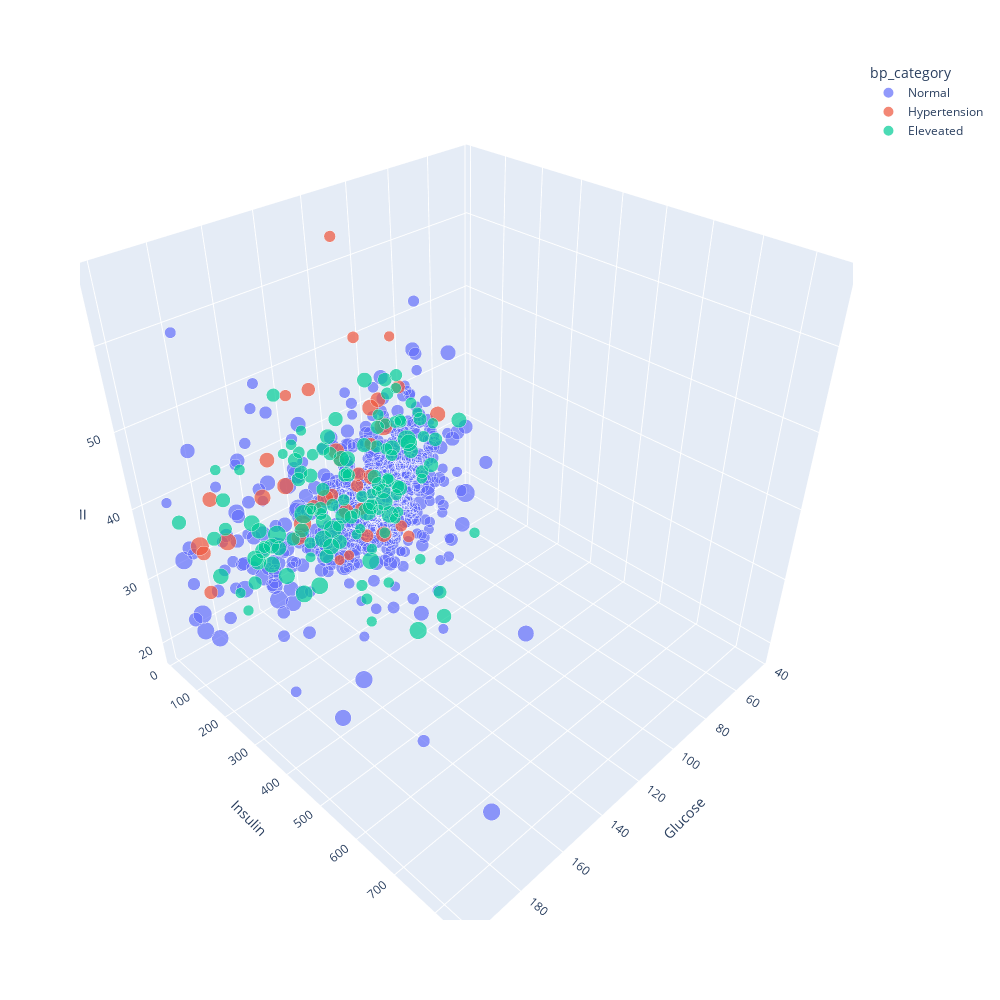

The cell this chart's notebook holds for it:
### Markdown cell above
PLOTLY HISTORY

### Code cell
fig = px.scatter_3d(diab, x='Glucose', y='Insulin', z='BMI',
              color='bp_category', size='Age', width=1000, height=1000,)

fig.show()

### Figure 1 — Plotly figure (JSON) as saved in the notebook; plotly's stock layout.template omitted (floating-point values rounded to 4 significant figures; data arrays with more than 128 entries replaced by an {"elided": "..."} marker saying what was removed)
{"data": [{"hovertemplate": "bp_category=Normal<br>Glucose=%{x}<br>Insulin=%{y}<br>BMI=%{z}<br>Age=%{marker.size}<extra></extra>", "legendgroup": "Normal", "marker": {"color": "#636efa", "size": {"elided": "566 int values"}, "sizemode": "area", "sizeref": 0.2025, "symbol": "circle"}, "mode": "markers", "name": "Normal", "scene": "scene", "showlegend": true, "type": "scatter3d", "x": {"elided": "566 float values"}, "y": {"elided": "566 float values"}, "z": {"elided": "566 float values"}}, {"hovertemplate": "bp_category=Hypertension<br>Glucose=%{x}<br>Insulin=%{y}<br>BMI=%{z}<br>Age=%{marker.size}<extra></extra>", "legendgroup": "Hypertension", "marker": {"color": "#EF553B", "size": [30, 51, 38, 28, 48, 54, 54, 37, 21, 27, 61, 26, 33, 52, 60, 28, 65, 45, 35, 45, 26, 41, 34, 32, 37, 21, 30, 45, 51, 43, 47, 22, 44, 45, 45, 27, 66], "sizemode": "area", "sizeref": 0.2025, "symbol": "circle"}, "mode": "markers", "name": "Hypertension", "scene": "scene", "showlegend": true, "type": "scatter3d", "x": [110, 143, 117, 92, 106, 171, 109, 137, 125, 96, 146, 129, 128, 162, 179, 115, 103, 133, 93, 105, 135, 189, 115, 129, 189, 130, 117, 183, 127, 167, 68, 123, 158, 111, 140, 147, 190], "y": [79.8, 146, 79.8, 79.8, 79.8, 240, 79.8, 79.8, 79.8, 79.8, 79.8, 130, 58, 79.8, 79.8, 79.8, 79.8, 140, 72, 79.8, 145, 79.8, 79.8, 155, 79.8, 79.8, 79.8, 79.8, 79.8, 231, 49, 240, 79.8, 79.8, 79.8, 79.8, 79.8], "z": [37.6, 36.6, 34.1, 19.9, 22.7, 45.4, 42.7, 48.8, 22.5, 22.4, 31.2, 67.1, 32, 37.7, 34.2, 52.9, 39.2, 32.8, 43.4, 43.3, 40.6, 34.3, 24, 36.4, 28.5, 22.6, 28.7, 40.8, 39, 37.6, 35.5, 57.3, 42.3, 32.8, 32.7, 49.3, 35.5]}, {"hovertemplate": "bp_category=Eleveated<br>Glucose=%{x}<br>Insulin=%{y}<br>BMI=%{z}<br>Age=%{marker.size}<extra></extra>", "legendgroup": "Eleveated", "marker": {"color": "#00cc96", "size": [31, 27, 50, 41, 57, 37, 58, 31, 44, 38, 27, 42, 23, 21, 31, 24, 40, 62, 38, 42, 23, 36, 36, 32, 29, 36, 37, 29, 28, 41, 24, 36, 66, 22, 51, 23, 32, 49, 23, 23, 27, 38, 37, 47, 34, 29, 21, 24, 35, 43, 23, 41, 33, 49, 30, 46, 49, 22, 25, 58, 22, 58, 35, 28, 22, 22, 37, 26, 43, 41, 31, 51, 28, 50, 59, 63, 29, 23, 42, 21, 38, 35, 53, 51, 60, 46, 56, 25, 37, 50, 66, 23, 21, 52, 45, 22, 24, 27, 40, 50, 28, 29, 22, 27, 42, 27, 54, 70, 68, 53, 46, 43, 28, 52, 34, 42, 22, 22, 22, 24, 21, 39, 46, 26, 37, 39], "sizemode": "area", "sizeref": 0.2025, "symbol": "circle"}, "mode": "markers", "name": "Eleveated", "scene": "scene", "showlegend": true, "type": "scatter3d", "x": [118, 126, 99, 196, 145, 133, 176, 100, 146, 109, 146, 126, 129, 142, 122, 95, 117, 105, 106, 156, 153, 152, 151, 131, 111, 102, 130, 158, 138, 184, 147, 112, 158, 142, 181, 179, 164, 184, 165, 111, 129, 101, 133, 161, 155, 119, 78, 126, 77, 152, 102, 178, 122, 126, 137, 61, 165, 81, 173, 140, 98, 144, 136, 102, 143, 173, 144, 119, 95, 140, 107, 148, 144, 136, 137, 132, 123, 84, 89, 117, 75, 180, 145, 125, 129, 105, 90, 84, 186, 164, 114, 143, 151, 176, 111, 188, 108, 152, 168, 112, 112, 90, 128, 102, 136, 80, 162, 145, 91, 156, 144, 142, 127, 168, 83, 117, 141, 175, 120, 174, 126, 153, 100, 181, 128, 137], "y": [230, 235, 79.8, 79.8, 110, 79.8, 300, 110, 79.8, 79.8, 100, 79.8, 270, 64, 220, 36, 145, 79.8, 79.8, 155, 485, 79.8, 79.8, 79.8, 78, 79.8, 79.8, 210, 79.8, 79.8, 79.8, 175, 79.8, 79.8, 192, 79.8, 79.8, 79.8, 680, 79.8, 79.8, 79.8, 155, 79.8, 545, 220, 40, 215, 42, 29, 120, 79.8, 79.8, 108, 79.8, 79.8, 79.8, 66, 465, 325, 84, 285, 88, 79.8, 310, 474, 79.8, 170, 180, 79.8, 79.8, 237, 79.8, 79.8, 79.8, 79.8, 79.8, 125, 79.8, 71, 79.8, 90, 165, 79.8, 326, 79.8, 79.8, 56, 225, 67, 79.8, 330, 79.8, 156, 79.8, 185, 79.8, 272, 321, 79.8, 160, 54, 183, 105, 130, 70, 79.8, 79.8, 79.8, 79.8, 180, 480, 155, 79.8, 79.8, 105, 79.8, 79.8, 79.8, 120, 120, 140, 105, 510, 110, 79.8], "z": [45.8, 39.3, 35.4, 39.8, 22.2, 40.2, 33.7, 46.8, 40.5, 32.5, 28.9, 43.4, 35.1, 24.7, 49.7, 37.4, 34.5, 27.9, 39.5, 34.3, 40.6, 50, 29.7, 31.6, 28.4, 30.8, 39.1, 39.4, 40.1, 35.5, 42.8, 34.2, 31.6, 44, 35.9, 44.1, 30.8, 30, 52.3, 30.1, 28, 45.6, 32.4, 30.4, 38.7, 45.6, 36.9, 30.7, 35.8, 26.8, 45.5, 39.9, 34.7, 38.5, 31.2, 34.4, 30.4, 27.5, 38.4, 39.2, 25.2, 32, 35, 35.7, 42.4, 35.7, 38.5, 45.3, 35, 37.4, 36.8, 37.6, 41.3, 29.9, 27.3, 28, 35.2, 38.2, 33.5, 25.2, 33.3, 36.5, 30.3, 37.6, 19.6, 29.6, 34.9, 39.5, 34.5, 32.8, 27.8, 30.1, 42.1, 33.3, 46.8, 32, 27.1, 41.5, 38.2, 28.2, 38.4, 37.7, 27.5, 29.3, 28.3, 34.2, 27.7, 32.5, 35.6, 24.8, 46.1, 30.4, 34.5, 35, 29.3, 39.1, 32.4, 22.9, 28.4, 44.5, 27.4, 40.6, 30, 43.3, 36.5, 32]}], "layout": {"height": 1000, "legend": {"itemsizing": "constant", "title": {"text": "bp_category"}, "tracegroupgap": 0}, "margin": {"t": 60}, "scene": {"domain": {"x": [0, 1], "y": [0, 1]}, "xaxis": {"title": {"text": "Glucose"}}, "yaxis": {"title": {"text": "Insulin"}}, "zaxis": {"title": {"text": "BMI"}}}, "width": 1000}}
